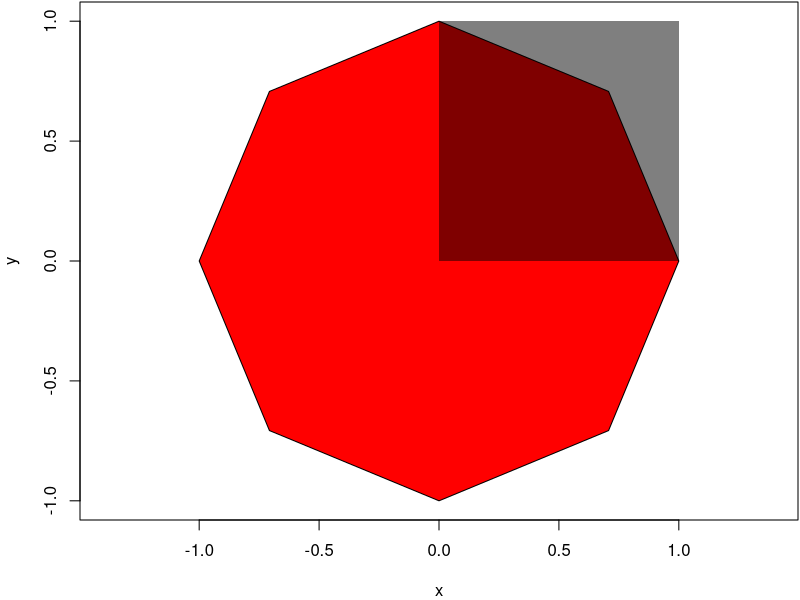
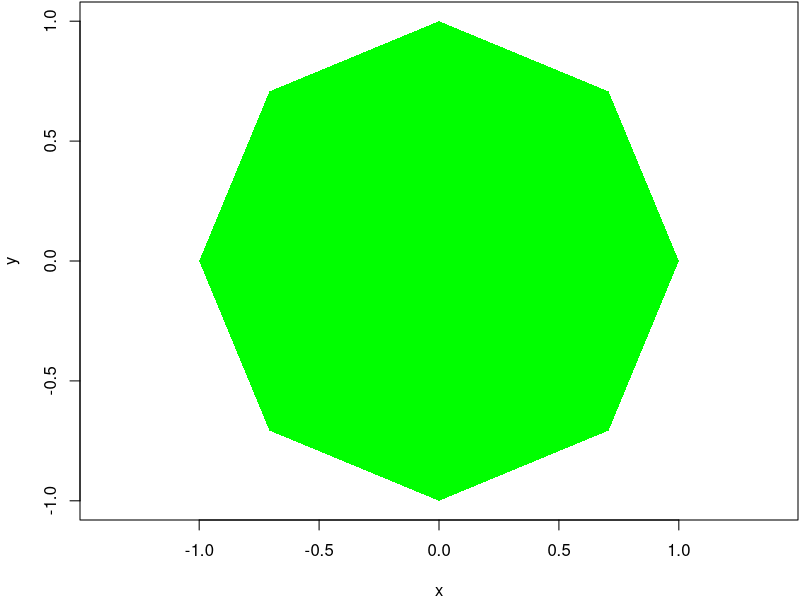

These figures' R source, in order:
## ---- chunk 1
# pgon s3 class constructor
pgon <- function(x, y) {
    # check for valid x,y args
    if (length(x) < 1 || length(y) < 1) 
        stop("empty argument vector")
    if (!all(is.numeric(c(x, y))) || !all(is.finite(c(x, y))))
        stop("invalid vector contents")
  
    # recycle x or y to same length if necessary
    suppressWarnings(xy <- cbind(x, y))

    # recycle both to min length 3 if necessary
    if (nrow(xy) < 3)
        xy <- rbind(xy, xy, xy)[1:3,]

    # create pgon object
    pg <- list(x=xy[,1], y=xy[,2])
    class(pg) <- "pgon"
    pg
}

# test pgon constructor
(p4 <- pgon(c(0,1,1), c(0,0,1,1)))
a  <- seq(0, 2*pi, length.out=9)[1:8]
(p8 <- pgon(sin(a), cos(a)))
## ---- chunk 2
# define S3 generic pts
pts <- function(x) UseMethod("pts")

# define pgon pts method, return x and y as matrix
pts.pgon <- function(pg) {
    xy <- cbind(pg$x, pg$y)
    colnames(xy) <- c("x", "y")
    xy
}

pts(p4)
## ---- chunk 3
# define pgon length as number of points
length.pgon <- function(pg) length(pg$x)

length(p8)
## ---- chunk 4
# pretty-print pgon
print.pgon <- function(pg) {
    n <- length(pg)
    # max number of rows to show
    n_shown <- 4

    cat("Polygon of", n, "points.", fill=T)
    
    print(head(pts(pg), n_shown))
    
    if (n > n_shown) cat("[...]", fill=T)
}

p8
## ---- chunk 5
# pgon plot method
plot.pgon <- function(pg, add=FALSE, asp=1, ...) {
    # if not adding, create an empty plot
    if (!add) plot(pts(pg), type='n', asp=asp)
    
    # add polygon to most recently created plot
    polygon(pts(pg), ...)
}

par(mar=c(4, 4, 0.1, 0.1))
plot(p8, col="red")
plot(p4, col="#00000080", border=NA, add=TRUE)
## ---- chunk 6
check_pgon_op <- function(x)
    # ensure x is length 2 numeric vector
    if (length(x) != 2 || !all(is.numeric(x))) 
        stop("invalid arg to pgon operation")

Ops.pgon <- function(e1, e2=NULL) {
    op <- get(.Generic)
    
    # unary operation
    if (is.null(e2)) {
        e1$x <- op(e1$x)
        e1$y <- op(e1$y)
        e1
    } 
    
    # binary operation
    else {
        if (is(e1, "pgon")) {
            # if e1 is pgon, e2 should be numeric vector
            check_pgon_op(e2)
            x <- op(e1$x, e2[1])
            y <- op(e1$y, e2[2])
        }
        else {
            # e1 not pgon, so e1 should be numeric vector
            check_pgon_op(e1)
            x <- op(e1[1], e2$x)
            y <- op(e1[2], e2$y)
        }
        pgon(x, y)
    }
}

# test add/subtract pgons
-p4
p4 + c(1,2)
p4 - pts(p8)[1,]
c(1, 1) - p4
## ---- chunk 7
# coloured polygon constructor
colygon <- function(x, y=NULL, col="grey") {
    # if one pgon arg, keep it, otherwise create new pgon
    cg <- if (is.null(y) && is(x, "pgon")) x else pgon(x, y)
  
    # add colygon attributes
    cg$col <- col
    class(cg) <- c("colygon", class(cg))
    cg
}

# pretty-print coloured polygon
print.colygon <- function(cg) {
    n <- length(cg)
    # max number of rows to show
    n_shown <- 4

    cat(paste0("Coloured polygon of ", n, " points and colour ", cg$col, "."), fill=T)
    
    print(head(pts(cg), n_shown))
    
    if (n > n_shown) cat("[...]", fill=T)
}

(l3 <- colygon(c(-1, 0, 1), c(-1, 1), col="yellow"))
(l8 <- colygon(p8, col="green"))
## ---- chunk 8
plot.colygon <- function(cg, ...) {
    # use pgon method to plot colygon
    NextMethod(cg, col=cg$col, border=NA, ...)
}

# test colygon plot
plot(l8)
## ---- chunk 9
l8 + c(0, 1)
-l8
## ---- chunk 10
# define operations on coloured polygons
Ops.colygon <- function(e1, e2=NULL) {
    # use pgon operation behaviour
    gon <- NextMethod(e1, e2)

    # reconstruct colygon with e1 colour if necessary
    if (is(gon, "colygon")) gon
    else colygon(gon, col=e1$col)
}

l8 + c(0, 1)
-l8
